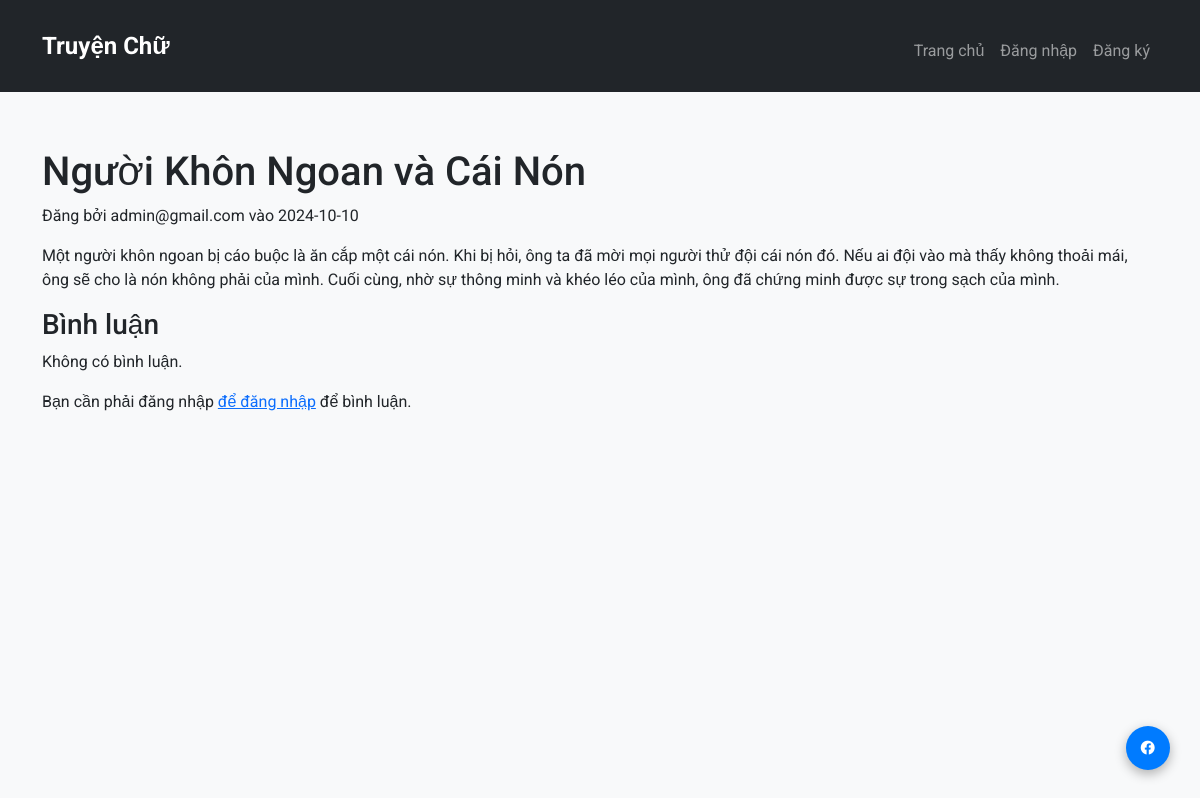
/story/3, run on an earlier commit of the app's database.
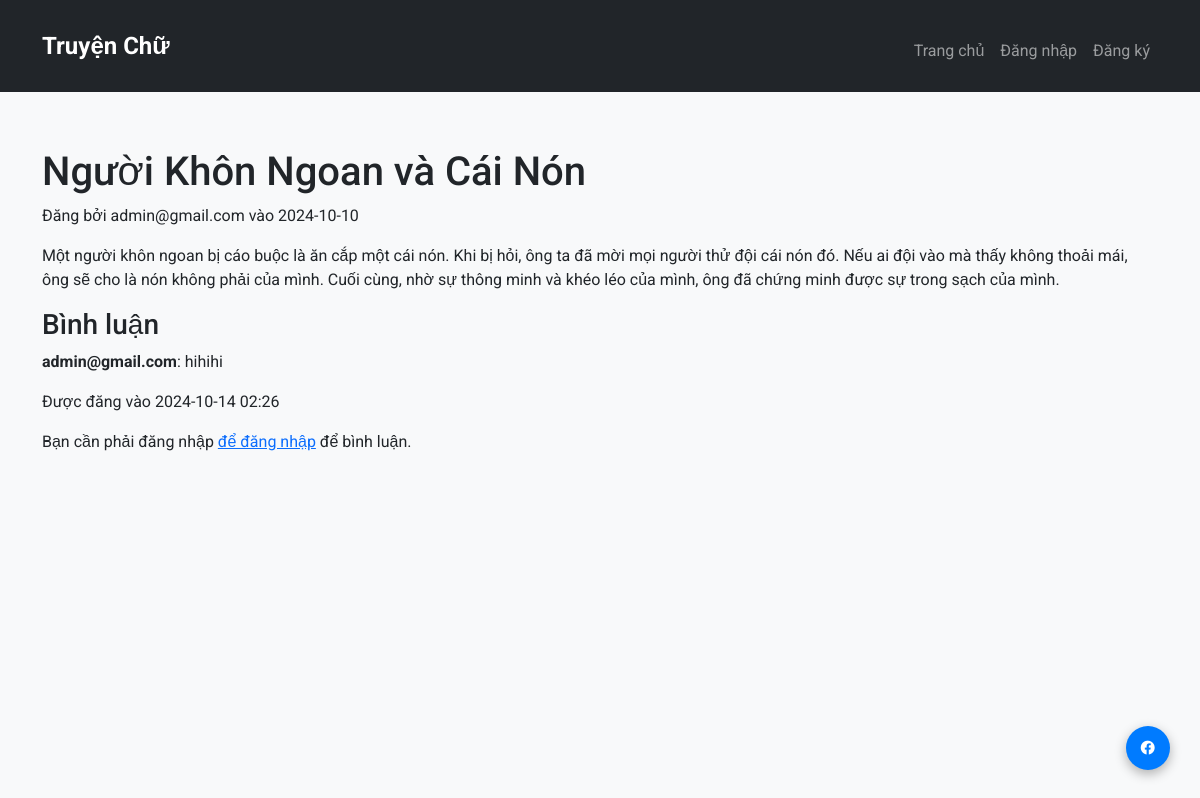
And on a later commit of the database.
### app/models.py (models this page shows, shortened)
class Comment(db.Model):
    __tablename__ = 'comment'  # Đặt tên bảng rõ ràng
    comment_id = db.Column(db.Integer, primary_key=True)
    content = db.Column(db.Text, nullable=False)
    story_id = db.Column(db.Integer, db.ForeignKey('story.story_id'), nullable=False)
    user_id = db.Column(db.Integer, db.ForeignKey('user.user_id'), nullable=False)
    date_posted = db.Column(db.DateTime, default=datetime.utcnow)
    story = db.relationship('Story', back_populates='comments')
    author = db.relationship('User', back_populates='comments')

class User(db.Model):
    __tablename__ = 'user'  # Đặt tên bảng rõ ràng
    user_id = db.Column(db.Integer, primary_key=True)
    email = db.Column(db.String(100), nullable=False, unique=True)
    password_hash = db.Column(db.String(128), nullable=False)  # Mã hóa mật khẩu
    is_active = db.Column(db.Boolean, default=True)  # Trạng thái tài khoản
    stories = db.relationship('Story', back_populates='author', cascade='all, delete-orphan')
    comments = db.relationship('Comment', back_populates='author', cascade='all, delete-orphan')

### app/routes.py (the view)
@main.route("/story/<int:story_id>")
def story_detail(story_id):
    story = Story.query.get_or_404(story_id)
    comments = Comment.query.filter_by(story_id=story_id).all()
    return render_template("story_detail.html", story=story, comments=comments)

### app/templates/story_detail.html (shortened to what this page needs)
{% extends "base.html" %}
{% block content %}
<h1>{{ story.title }}</h1>
<p>Đăng bởi {{ story.author.email }} vào {{ story.date_posted.strftime('%Y-%m-%d') }}</p>
<p>{{ story.content }}</p>
<h3>Bình luận</h3>
{% for comment in comments %}
    <div class="comment">
        <p><strong>{{ comment.author.email }}</strong>: {{ comment.content }}</p>
        <p>Được đăng vào {{ comment.date_posted.strftime('%Y-%m-%d %H:%M') }}</p>
    </div>
{% else %}
    <p>Không có bình luận.</p>
{% endfor %}
{% if 'user' in session %}
<h4>Thêm bình luận:</h4>
<form method="POST" action="{{ url_for('main.add_comment', story_id=story.story_id) }}">
    <textarea name="content" required></textarea>
    <button type="submit">Đăng</button>
</form>
{% else %}
<p>Bạn cần phải đăng nhập <a href="{{ url_for('main.login') }}">để đăng nhập</a> để bình luận.</p>
{% endif %}
{% endblock %}

What changed in the data, as far as the page shows it:
added Comment: author.email "admin@gmail.com", content "hihihi", date_posted "2024-10-14 02:26"
Also different on the page:
text no longer shown: "Không có bình luận."
